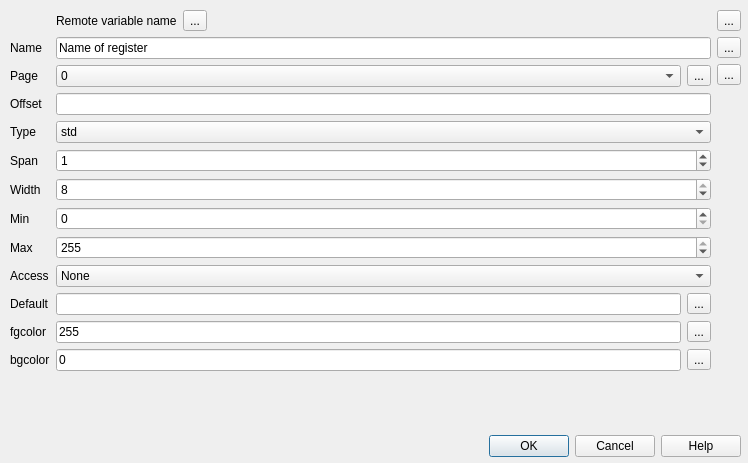
<?xml version="1.0" encoding="UTF-8"?>
<ui version="4.0">
 <class>CDlgMdfRegister</class>
 <widget class="QDialog" name="CDlgMdfRegister">
  <property name="geometry">
   <rect>
    <x>0</x>
    <y>0</y>
    <width>748</width>
    <height>463</height>
   </rect>
  </property>
  <property name="windowTitle">
   <string>MDF Register Edit</string>
  </property>
  <widget class="QDialogButtonBox" name="buttonBox">
   <property name="geometry">
    <rect>
     <x>10</x>
     <y>430</y>
     <width>731</width>
     <height>32</height>
    </rect>
   </property>
   <property name="orientation">
    <enum>Qt::Horizontal</enum>
   </property>
   <property name="standardButtons">
    <set>QDialogButtonBox::Cancel|QDialogButtonBox::Help|QDialogButtonBox::Ok</set>
   </property>
   <property name="centerButtons">
    <bool>false</bool>
   </property>
  </widget>
  <widget class="QWidget" name="horizontalLayoutWidget">
   <property name="geometry">
    <rect>
     <x>10</x>
     <y>10</y>
     <width>731</width>
     <height>421</height>
    </rect>
   </property>
   <layout class="QHBoxLayout" name="horizontalLayout_2">
    <item>
     <layout class="QVBoxLayout" name="verticalLayout_4">
      <property name="sizeConstraint">
       <enum>QLayout::SetDefaultConstraint</enum>
      </property>
      <item>
       <layout class="QFormLayout" name="formLayout_3">
        <item row="0" column="1">
         <layout class="QHBoxLayout" name="horizontalLayout_4">
          <item>
           <widget class="QLabel" name="labelRemoteVariable">
            <property name="text">
             <string>Remote variable name</string>
            </property>
           </widget>
          </item>
          <item>
           <widget class="QToolButton" name="toolButton_6">
            <property name="text">
             <string>...</string>
            </property>
           </widget>
          </item>
          <item>
           <spacer name="horizontalSpacer_3">
            <property name="orientation">
             <enum>Qt::Horizontal</enum>
            </property>
            <property name="sizeHint" stdset="0">
             <size>
              <width>40</width>
              <height>20</height>
             </size>
            </property>
           </spacer>
          </item>
         </layout>
        </item>
        <item row="1" column="0">
         <widget class="QLabel" name="label_25">
          <property name="text">
           <string>Name</string>
          </property>
         </widget>
        </item>
        <item row="1" column="1">
         <widget class="QLineEdit" name="editName">
          <property name="toolTip">
           <string>A descriptiv name for the register</string>
          </property>
          <property name="text">
           <string>Name of register</string>
          </property>
         </widget>
        </item>
        <item row="2" column="0">
         <widget class="QLabel" name="label_26">
          <property name="text">
           <string>Page</string>
          </property>
         </widget>
        </item>
        <item row="2" column="1">
         <layout class="QHBoxLayout" name="horizontalLayout_7">
          <item>
           <widget class="QComboBox" name="comboPage">
            <property name="toolTip">
             <string>Page register is at</string>
            </property>
            <item>
             <property name="text">
              <string>0</string>
             </property>
            </item>
           </widget>
          </item>
          <item>
           <widget class="QToolButton" name="btnNewPage">
            <property name="toolTip">
             <string>Define new page</string>
            </property>
            <property name="text">
             <string>...</string>
            </property>
           </widget>
          </item>
         </layout>
        </item>
        <item row="3" column="0">
         <widget class="QLabel" name="label_27">
          <property name="text">
           <string>Offset</string>
          </property>
         </widget>
        </item>
        <item row="3" column="1">
         <widget class="QLineEdit" name="editOffset"/>
        </item>
        <item row="4" column="0">
         <widget class="QLabel" name="label_28">
          <property name="text">
           <string>Type</string>
          </property>
         </widget>
        </item>
        <item row="4" column="1">
         <widget class="QComboBox" name="comboType">
          <property name="toolTip">
           <string>Type of register definition</string>
          </property>
          <item>
           <property name="text">
            <string>std</string>
           </property>
          </item>
          <item>
           <property name="text">
            <string>block</string>
           </property>
          </item>
          <item>
           <property name="text">
            <string>dmatrix1</string>
           </property>
          </item>
         </widget>
        </item>
        <item row="5" column="0">
         <widget class="QLabel" name="label_29">
          <property name="text">
           <string>Span</string>
          </property>
         </widget>
        </item>
        <item row="5" column="1">
         <widget class="QSpinBox" name="spinSpan">
          <property name="maximum">
           <number>127</number>
          </property>
          <property name="value">
           <number>1</number>
          </property>
         </widget>
        </item>
        <item row="6" column="0">
         <widget class="QLabel" name="label_30">
          <property name="text">
           <string>Width</string>
          </property>
         </widget>
        </item>
        <item row="6" column="1">
         <widget class="QSpinBox" name="spinWidth">
          <property name="minimum">
           <number>1</number>
          </property>
          <property name="maximum">
           <number>8</number>
          </property>
          <property name="value">
           <number>8</number>
          </property>
         </widget>
        </item>
        <item row="7" column="0">
         <widget class="QLabel" name="label_31">
          <property name="text">
           <string>Min</string>
          </property>
         </widget>
        </item>
        <item row="7" column="1">
         <widget class="QSpinBox" name="spinMin"/>
        </item>
        <item row="8" column="0">
         <widget class="QLabel" name="label_32">
          <property name="text">
           <string>Max</string>
          </property>
         </widget>
        </item>
        <item row="8" column="1">
         <widget class="QSpinBox" name="spinMax">
          <property name="maximum">
           <number>255</number>
          </property>
          <property name="value">
           <number>255</number>
          </property>
         </widget>
        </item>
        <item row="9" column="0">
         <widget class="QLabel" name="label_33">
          <property name="text">
           <string>Access</string>
          </property>
         </widget>
        </item>
        <item row="9" column="1">
         <widget class="QComboBox" name="comboAccess">
          <property name="toolTip">
           <string>Access right for register</string>
          </property>
          <item>
           <property name="text">
            <string>None</string>
           </property>
          </item>
          <item>
           <property name="text">
            <string>Write Only</string>
           </property>
          </item>
          <item>
           <property name="text">
            <string>Read Only</string>
           </property>
          </item>
          <item>
           <property name="text">
            <string>Read/Write</string>
           </property>
          </item>
         </widget>
        </item>
        <item row="10" column="0">
         <widget class="QLabel" name="label_34">
          <property name="text">
           <string>Default</string>
          </property>
         </widget>
        </item>
        <item row="10" column="1">
         <layout class="QHBoxLayout" name="horizontalLayout_8">
          <item>
           <widget class="QLineEdit" name="editDefault"/>
          </item>
          <item>
           <widget class="QToolButton" name="btnSetUndef">
            <property name="toolTip">
             <string>Set &quot;no default&quot;</string>
            </property>
            <property name="text">
             <string>...</string>
            </property>
           </widget>
          </item>
         </layout>
        </item>
        <item row="11" column="0">
         <widget class="QLabel" name="label_35">
          <property name="text">
           <string>fgcolor</string>
          </property>
         </widget>
        </item>
        <item row="11" column="1">
         <layout class="QHBoxLayout" name="horizontalLayout_5">
          <item>
           <widget class="QLineEdit" name="editFgColor">
            <property name="toolTip">
             <string>Maximum valid register value</string>
            </property>
            <property name="text">
             <string>255</string>
            </property>
           </widget>
          </item>
          <item>
           <widget class="QToolButton" name="btnSetFgColor">
            <property name="toolTip">
             <string>Open colordialog</string>
            </property>
            <property name="text">
             <string>...</string>
            </property>
           </widget>
          </item>
         </layout>
        </item>
        <item row="12" column="0">
         <widget class="QLabel" name="label_36">
          <property name="text">
           <string>bgcolor</string>
          </property>
         </widget>
        </item>
        <item row="12" column="1">
         <layout class="QHBoxLayout" name="horizontalLayout_6">
          <item>
           <widget class="QLineEdit" name="editBgColor">
            <property name="toolTip">
             <string>Recommended background color code for rendering softare</string>
            </property>
            <property name="text">
             <string>0</string>
            </property>
           </widget>
          </item>
          <item>
           <widget class="QToolButton" name="btnSetBgColor">
            <property name="toolTip">
             <string>Open color dialog</string>
            </property>
            <property name="text">
             <string>...</string>
            </property>
           </widget>
          </item>
         </layout>
        </item>
       </layout>
      </item>
     </layout>
    </item>
    <item>
     <layout class="QVBoxLayout" name="verticalLayout_5">
      <item>
       <widget class="QToolButton" name="btnBits">
        <property name="toolTip">
         <string>Register bit definitions</string>
        </property>
        <property name="text">
         <string>...</string>
        </property>
       </widget>
      </item>
      <item>
       <widget class="QToolButton" name="btnValues">
        <property name="toolTip">
         <string>Register values</string>
        </property>
        <property name="text">
         <string>...</string>
        </property>
       </widget>
      </item>
      <item>
       <widget class="QToolButton" name="btnDescription">
        <property name="toolTip">
         <string>Register descriptions</string>
        </property>
        <property name="text">
         <string>...</string>
        </property>
       </widget>
      </item>
      <item>
       <spacer name="verticalSpacer">
        <property name="orientation">
         <enum>Qt::Vertical</enum>
        </property>
        <property name="sizeHint" stdset="0">
         <size>
          <width>20</width>
          <height>40</height>
         </size>
        </property>
       </spacer>
      </item>
     </layout>
    </item>
   </layout>
  </widget>
 </widget>
 <resources/>
 <connections>
  <connection>
   <sender>buttonBox</sender>
   <signal>accepted()</signal>
   <receiver>CDlgMdfRegister</receiver>
   <slot>accept()</slot>
   <hints>
    <hint type="sourcelabel">
     <x>375</x>
     <y>475</y>
    </hint>
    <hint type="destinationlabel">
     <x>373</x>
     <y>250</y>
    </hint>
   </hints>
  </connection>
  <connection>
   <sender>buttonBox</sender>
   <signal>rejected()</signal>
   <receiver>CDlgMdfRegister</receiver>
   <slot>reject()</slot>
   <hints>
    <hint type="sourcelabel">
     <x>375</x>
     <y>475</y>
    </hint>
    <hint type="destinationlabel">
     <x>373</x>
     <y>250</y>
    </hint>
   </hints>
  </connection>
 </connections>
</ui>
